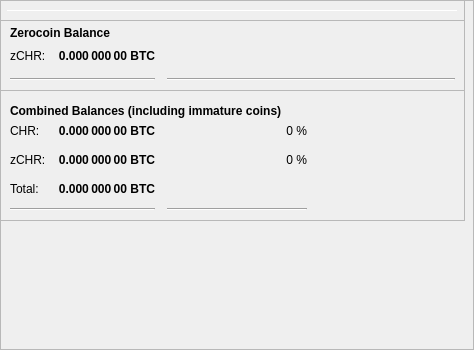
        <widget class="QFrame" name="frameObfuscation">
         <property name="minimumSize">
          <size>
           <width>0</width>
           <height>350</height>
          </size>
         </property>
         <property name="layoutDirection">
          <enum>Qt::LeftToRight</enum>
         </property>
         <property name="frameShape">
          <enum>QFrame::StyledPanel</enum>
         </property>
         <property name="frameShadow">
          <enum>QFrame::Raised</enum>
         </property>
         <widget class="QPushButton" name="runAutoDenom">
          <property name="geometry">
           <rect>
            <x>251</x>
            <y>17</y>
            <width>1</width>
            <height>1</height>
           </rect>
          </property>
          <property name="palette">
           <palette>
            <active>
             <colorrole role="WindowText">
              <brush brushstyle="SolidPattern">
               <color alpha="255">
                <red>0</red>
                <green>0</green>
                <blue>0</blue>
               </color>
              </brush>
             </colorrole>
             <colorrole role="Button">
              <brush brushstyle="SolidPattern">
               <color alpha="255">
                <red>239</red>
                <green>238</green>
                <blue>238</blue>
               </color>
              </brush>
             </colorrole>
             <colorrole role="Light">
              <brush brushstyle="SolidPattern">
               <color alpha="255">
                <red>255</red>
                <green>255</green>
                <blue>255</blue>
               </color>
              </brush>
             </colorrole>
             <colorrole role="Midlight">
              <brush brushstyle="SolidPattern">
               <color alpha="255">
                <red>247</red>
                <green>246</green>
                <blue>246</blue>
               </color>
              </brush>
             </colorrole>
             <colorrole role="Dark">
              <brush brushstyle="SolidPattern">
               <color alpha="255">
                <red>119</red>
                <green>119</green>
                <blue>119</blue>
               </color>
              </brush>
             </colorrole>
             <colorrole role="Mid">
              <brush brushstyle="SolidPattern">
               <color alpha="255">
                <red>159</red>
                <green>159</green>
                <blue>159</blue>
               </color>
              </brush>
             </colorrole>
             <colorrole role="Text">
              <brush brushstyle="SolidPattern">
               <color alpha="255">
                <red>0</red>
                <green>0</green>
                <blue>0</blue>
               </color>
              </brush>
             </colorrole>
             <colorrole role="BrightText">
              <brush brushstyle="SolidPattern">
               <color alpha="255">
                <red>255</red>
                <green>255</green>
                <blue>255</blue>
               </color>
              </brush>
             </colorrole>
             <colorrole role="ButtonText">
              <brush brushstyle="SolidPattern">
               <color alpha="255">
                <red>0</red>
                <green>0</green>
                <blue>0</blue>
               </color>
              </brush>
             </colorrole>
             <colorrole role="Base">
              <brush brushstyle="SolidPattern">
               <color alpha="255">
                <red>255</red>
                <green>255</green>
                <blue>255</blue>
               </color>
              </brush>
             </colorrole>
             <colorrole role="Window">
              <brush brushstyle="SolidPattern">
               <color alpha="255">
                <red>239</red>
                <green>238</green>
                <blue>238</blue>
               </color>
              </brush>
             </colorrole>
             <colorrole role="Shadow">
              <brush brushstyle="SolidPattern">
               <color alpha="255">
                <red>0</red>
                <green>0</green>
                <blue>0</blue>
               </color>
              </brush>
             </colorrole>
             <colorrole role="AlternateBase">
              <brush brushstyle="SolidPattern">
               <color alpha="255">
                <red>247</red>
                <green>246</green>
                <blue>246</blue>
               </color>
              </brush>
             </colorrole>
             <colorrole role="ToolTipBase">
              <brush brushstyle="SolidPattern">
               <color alpha="255">
                <red>255</red>
                <green>255</green>
                <blue>220</blue>
               </color>
              </brush>
             </colorrole>
             <colorrole role="ToolTipText">
              <brush brushstyle="SolidPattern">
               <color alpha="255">
                <red>0</red>
                <green>0</green>
                <blue>0</blue>
               </color>
              </brush>
             </colorrole>
            </active>
            <inactive>
             <colorrole role="WindowText">
              <brush brushstyle="SolidPattern">
               <color alpha="255">
                <red>0</red>
                <green>0</green>
                <blue>0</blue>
               </color>
              </brush>
             </colorrole>
             <colorrole role="Button">
              <brush brushstyle="SolidPattern">
               <color alpha="255">
                <red>239</red>
                <green>238</green>
                <blue>238</blue>
               </color>
              </brush>
             </colorrole>
             <colorrole role="Light">
              <brush brushstyle="SolidPattern">
               <color alpha="255">
                <red>255</red>
                <green>255</green>
                <blue>255</blue>
               </color>
              </brush>
             </colorrole>
             <colorrole role="Midlight">
              <brush brushstyle="SolidPattern">
               <color alpha="255">
                <red>247</red>
                <green>246</green>
                <blue>246</blue>
               </color>
              </brush>
             </colorrole>
             <colorrole role="Dark">
              <brush brushstyle="SolidPattern">
               <color alpha="255">
                <red>119</red>
                <green>119</green>
                <blue>119</blue>
               </color>
              </brush>
             </colorrole>
             <colorrole role="Mid">
              <brush brushstyle="SolidPattern">
               <color alpha="255">
                <red>159</red>
                <green>159</green>
                <blue>159</blue>
               </color>
              </brush>
             </colorrole>
             <colorrole role="Text">
              <brush brushstyle="SolidPattern">
               <color alpha="255">
                <red>0</red>
                <green>0</green>
                <blue>0</blue>
               </color>
              </brush>
             </colorrole>
             <colorrole role="BrightText">
              <brush brushstyle="SolidPattern">
               <color alpha="255">
                <red>255</red>
                <green>255</green>
                <blue>255</blue>
               </color>
              </brush>
             </colorrole>
             <colorrole role="ButtonText">
              <brush brushstyle="SolidPattern">
               <color alpha="255">
                <red>0</red>
                <green>0</green>
                <blue>0</blue>
               </color>
              </brush>
             </colorrole>
             <colorrole role="Base">
              <brush brushstyle="SolidPattern">
               <color alpha="255">
                <red>255</red>
                <green>255</green>
                <blue>255</blue>
               </color>
              </brush>
             </colorrole>
             <colorrole role="Window">
              <brush brushstyle="SolidPattern">
               <color alpha="255">
                <red>239</red>
                <green>238</green>
                <blue>238</blue>
               </color>
              </brush>
             </colorrole>
             <colorrole role="Shadow">
              <brush brushstyle="SolidPattern">
               <color alpha="255">
                <red>0</red>
                <green>0</green>
                <blue>0</blue>
               </color>
              </brush>
             </colorrole>
             <colorrole role="AlternateBase">
              <brush brushstyle="SolidPattern">
               <color alpha="255">
                <red>247</red>
                <green>246</green>
                <blue>246</blue>
               </color>
              </brush>
             </colorrole>
             <colorrole role="ToolTipBase">
              <brush brushstyle="SolidPattern">
               <color alpha="255">
                <red>255</red>
                <green>255</green>
                <blue>220</blue>
               </color>
              </brush>
             </colorrole>
             <colorrole role="ToolTipText">
              <brush brushstyle="SolidPattern">
               <color alpha="255">
                <red>0</red>
                <green>0</green>
                <blue>0</blue>
               </color>
              </brush>
             </colorrole>
            </inactive>
            <disabled>
             <colorrole role="WindowText">
              <brush brushstyle="SolidPattern">
               <color alpha="255">
                <red>119</red>
                <green>119</green>
                <blue>119</blue>
               </color>
              </brush>
             </colorrole>
             <colorrole role="Button">
              <brush brushstyle="SolidPattern">
               <color alpha="255">
                <red>239</red>
                <green>238</green>
                <blue>238</blue>
               </color>
              </brush>
             </colorrole>
             <colorrole role="Light">
              <brush brushstyle="SolidPattern">
               <color alpha="255">
                <red>255</red>
                <green>255</green>
                <blue>255</blue>
               </color>
              </brush>
             </colorrole>
             <colorrole role="Midlight">
              <brush brushstyle="SolidPattern">
               <color alpha="255">
                <red>247</red>
                <green>246</green>
                <blue>246</blue>
               </color>
              </brush>
             </colorrole>
             <colorrole role="Dark">
              <brush brushstyle="SolidPattern">
               <color alpha="255">
                <red>119</red>
                <green>119</green>
                <blue>119</blue>
               </color>
              </brush>
             </colorrole>
             <colorrole role="Mid">
              <brush brushstyle="SolidPattern">
               <color alpha="255">
                <red>159</red>
                <green>159</green>
                <blue>159</blue>
               </color>
              </brush>
             </colorrole>
             <colorrole role="Text">
              <brush brushstyle="SolidPattern">
               <color alpha="255">
                <red>119</red>
                <green>119</green>
                <blue>119</blue>
               </color>
              </brush>
             </colorrole>
             <colorrole role="BrightText">
              <brush brushstyle="SolidPattern">
               <color alpha="255">
                <red>255</red>
                <green>255</green>
                <blue>255</blue>
               </color>
              </brush>
             </colorrole>
             <colorrole role="ButtonText">
              <brush brushstyle="SolidPattern">
               <color alpha="255">
                <red>119</red>
                <green>119</green>
                <blue>119</blue>
               </color>
              </brush>
             </colorrole>
             <colorrole role="Base">
              <brush brushstyle="SolidPattern">
               <color alpha="255">
                <red>239</red>
                <green>238</green>
                <blue>238</blue>
               </color>
              </brush>
             </colorrole>
             <colorrole role="Window">
              <brush brushstyle="SolidPattern">
               <color alpha="255">
                <red>239</red>
                <green>238</green>
                <blue>238</blue>
               </color>
              </brush>
             </colorrole>
             <colorrole role="Shadow">
              <brush brushstyle="SolidPattern">
               <color alpha="255">
                <red>0</red>
                <green>0</green>
                <blue>0</blue>
               </color>
              </brush>
             </colorrole>
             <colorrole role="AlternateBase">
              <brush brushstyle="SolidPattern">
               <color alpha="255">
                <red>239</red>
                <green>238</green>
                <blue>238</blue>
               </color>
              </brush>
             </colorrole>
             <colorrole role="ToolTipBase">
              <brush brushstyle="SolidPattern">
               <color alpha="255">
                <red>255</red>
                <green>255</green>
                <blue>220</blue>
               </color>
              </brush>
             </colorrole>
             <colorrole role="ToolTipText">
              <brush brushstyle="SolidPattern">
               <color alpha="255">
                <red>0</red>
                <green>0</green>
                <blue>0</blue>
               </color>
              </brush>
             </colorrole>
            </disabled>
           </palette>
          </property>
          <property name="focusPolicy">
           <enum>Qt::NoFocus</enum>
          </property>
          <property name="autoFillBackground">
           <bool>true</bool>
          </property>
          <property name="text">
           <string/>
          </property>
          <property name="flat">
           <bool>true</bool>
          </property>
         </widget>
         <widget class="Line" name="line">
          <property name="geometry">
           <rect>
            <x>7</x>
            <y>10</y>
            <width>451</width>
            <height>1</height>
           </rect>
          </property>
          <property name="orientation">
           <enum>Qt::Horizontal</enum>
          </property>
         </widget>
         <widget class="QFrame" name="frame_3">
          <property name="geometry">
           <rect>
            <x>0</x>
            <y>20</y>
            <width>465</width>
            <height>201</height>
           </rect>
          </property>
          <property name="frameShape">
           <enum>QFrame::StyledPanel</enum>
          </property>
          <property name="frameShadow">
           <enum>QFrame::Raised</enum>
          </property>
          <layout class="QVBoxLayout" name="verticalLayout_5">
           <item>
            <spacer name="verticalSpacer_4">
             <property name="orientation">
              <enum>Qt::Vertical</enum>
             </property>
             <property name="sizeType">
              <enum>QSizePolicy::Expanding</enum>
             </property>
             <property name="sizeHint" stdset="0">
              <size>
               <width>20</width>
               <height>10</height>
              </size>
             </property>
            </spacer>
           </item>
           <item>
            <layout class="QHBoxLayout" name="horizontalLayout_5" stretch="0">
             <item>
              <widget class="QLabel" name="label_5z">
               <property name="maximumSize">
                <size>
                 <width>16777215</width>
                 <height>20</height>
                </size>
               </property>
               <property name="font">
                <font>
                 <weight>75</weight>
                 <bold>true</bold>
                </font>
               </property>
               <property name="text">
                <string>Combined Balances (including immature coins)</string>
               </property>
              </widget>
             </item>
            </layout>
           </item>
           <item>
            <layout class="QGridLayout" name="gridLayout_3">
             <property name="spacing">
              <number>12</number>
             </property>
             <item row="2" column="1">
              <widget class="QLabel" name="labelzBalancez">
               <property name="font">
                <font>
                 <weight>75</weight>
                 <bold>true</bold>
                </font>
               </property>
               <property name="cursor">
                <cursorShape>IBeamCursor</cursorShape>
               </property>
               <property name="toolTip">
                <string>Total of transactions that have yet to be confirmed, and do not yet count toward the spendable balance</string>
               </property>
               <property name="text">
                <string notr="true">0.000 000 00 BTC</string>
               </property>
               <property name="alignment">
                <set>Qt::AlignRight|Qt::AlignTrailing|Qt::AlignVCenter</set>
               </property>
               <property name="textInteractionFlags">
                <set>Qt::LinksAccessibleByMouse|Qt::TextSelectableByKeyboard|Qt::TextSelectableByMouse</set>
               </property>
              </widget>
             </item>
             <item row="4" column="0" colspan="2">
              <widget class="Line" name="lineSpendableBalance_3">
               <property name="orientation">
                <enum>Qt::Horizontal</enum>
               </property>
              </widget>
             </item>
             <item row="4" column="2">
              <widget class="Line" name="lineWatchBalance_3">
               <property name="sizePolicy">
                <sizepolicy hsizetype="Preferred" vsizetype="Fixed">
                 <horstretch>0</horstretch>
                 <verstretch>0</verstretch>
                </sizepolicy>
               </property>
               <property name="minimumSize">
                <size>
                 <width>140</width>
                 <height>0</height>
                </size>
               </property>
               <property name="orientation">
                <enum>Qt::Horizontal</enum>
               </property>
              </widget>
             </item>
             <item row="3" column="1">
              <widget class="QLabel" name="labelTotalz">
               <property name="font">
                <font>
                 <weight>75</weight>
                 <bold>true</bold>
                </font>
               </property>
               <property name="cursor">
                <cursorShape>IBeamCursor</cursorShape>
               </property>
               <property name="toolTip">
                <string>Staked or masternode rewards that has not yet matured</string>
               </property>
               <property name="text">
                <string notr="true">0.000 000 00 BTC</string>
               </property>
               <property name="alignment">
                <set>Qt::AlignRight|Qt::AlignTrailing|Qt::AlignVCenter</set>
               </property>
               <property name="textInteractionFlags">
                <set>Qt::LinksAccessibleByMouse|Qt::TextSelectableByKeyboard|Qt::TextSelectableByMouse</set>
               </property>
              </widget>
             </item>
             <item row="2" column="3">
              <spacer name="horizontalSpacer_6">
               <property name="orientation">
                <enum>Qt::Horizontal</enum>
               </property>
               <property name="sizeHint" stdset="0">
                <size>
                 <width>40</width>
                 <height>20</height>
                </size>
               </property>
              </spacer>
             </item>
             <item row="3" column="0">
              <widget class="QLabel" name="labelTotalTextz">
               <property name="text">
                <string>Total:</string>
               </property>
              </widget>
             </item>
             <item row="1" column="0">
              <widget class="QLabel" name="labelBalanceTextz">
               <property name="text">
                <string>CHR:</string>
               </property>
              </widget>
             </item>
             <item row="1" column="1">
              <widget class="QLabel" name="labelBalancez">
               <property name="font">
                <font>
                 <weight>75</weight>
                 <bold>true</bold>
                </font>
               </property>
               <property name="cursor">
                <cursorShape>IBeamCursor</cursorShape>
               </property>
               <property name="toolTip">
                <string>Your current spendable balance</string>
               </property>
               <property name="text">
                <string notr="true">0.000 000 00 BTC</string>
               </property>
               <property name="alignment">
                <set>Qt::AlignRight|Qt::AlignTrailing|Qt::AlignVCenter</set>
               </property>
               <property name="textInteractionFlags">
                <set>Qt::LinksAccessibleByMouse|Qt::TextSelectableByKeyboard|Qt::TextSelectableByMouse</set>
               </property>
              </widget>
             </item>
             <item row="2" column="0">
              <widget class="QLabel" name="labelzBalanceTextz">
               <property name="text">
                <string>zCHR:</string>
               </property>
              </widget>
             </item>
             <item row="1" column="2">
              <widget class="QLabel" name="labelPIVPercent">
               <property name="text">
                <string>0 %</string>
               </property>
               <property name="alignment">
                <set>Qt::AlignRight|Qt::AlignTrailing|Qt::AlignVCenter</set>
               </property>
              </widget>
             </item>
             <item row="2" column="2">
              <widget class="QLabel" name="labelzPIVPercent">
               <property name="text">
                <string>0 %</string>
               </property>
               <property name="alignment">
                <set>Qt::AlignRight|Qt::AlignTrailing|Qt::AlignVCenter</set>
               </property>
              </widget>
             </item>
             <item row="3" column="2">
              <widget class="QLabel" name="label100Percent">
               <property name="text">
                <string/>
               </property>
               <property name="alignment">
                <set>Qt::AlignRight|Qt::AlignTrailing|Qt::AlignVCenter</set>
               </property>
              </widget>
             </item>
            </layout>
           </item>
          </layout>
         </widget>
         <widget class="QFrame" name="frame_4">
          <property name="geometry">
           <rect>
            <x>0</x>
            <y>-110</y>
            <width>465</width>
            <height>201</height>
           </rect>
          </property>
          <property name="frameShape">
           <enum>QFrame::StyledPanel</enum>
          </property>
          <property name="frameShadow">
           <enum>QFrame::Raised</enum>
          </property>
          <layout class="QVBoxLayout" name="verticalLayout_7">
           <item>
            <spacer name="verticalSpacer_6">
             <property name="orientation">
              <enum>Qt::Vertical</enum>
             </property>
             <property name="sizeType">
              <enum>QSizePolicy::Expanding</enum>
             </property>
             <property name="sizeHint" stdset="0">
              <size>
               <width>20</width>
               <height>10</height>
              </size>
             </property>
            </spacer>
           </item>
           <item>
            <layout class="QHBoxLayout" name="horizontalLayout_8" stretch="0">
             <item>
              <widget class="QLabel" name="label_5z_3">
               <property name="maximumSize">
                <size>
                 <width>16777215</width>
                 <height>20</height>
                </size>
               </property>
               <property name="font">
                <font>
                 <weight>75</weight>
                 <bold>true</bold>
                </font>
               </property>
               <property name="text">
                <string>Zerocoin Balance</string>
               </property>
              </widget>
             </item>
            </layout>
           </item>
           <item>
            <layout class="QGridLayout" name="gridLayout_5">
             <property name="spacing">
              <number>12</number>
             </property>
             <item row="1" column="1">
              <widget class="QLabel" name="labelzBalance">
               <property name="font">
                <font>
                 <weight>75</weight>
                 <bold>true</bold>
                </font>
               </property>
               <property name="cursor">
                <cursorShape>IBeamCursor</cursorShape>
               </property>
               <property name="toolTip">
                <string>Your current spendable balance</string>
               </property>
               <property name="text">
                <string notr="true">0.000 000 00 BTC</string>
               </property>
               <property name="alignment">
                <set>Qt::AlignRight|Qt::AlignTrailing|Qt::AlignVCenter</set>
               </property>
               <property name="textInteractionFlags">
                <set>Qt::LinksAccessibleByMouse|Qt::TextSelectableByKeyboard|Qt::TextSelectableByMouse</set>
               </property>
              </widget>
             </item>
             <item row="3" column="0" colspan="2">
              <widget class="Line" name="lineSpendableBalance_5">
               <property name="orientation">
                <enum>Qt::Horizontal</enum>
               </property>
              </widget>
             </item>
             <item row="3" column="2">
              <widget class="Line" name="lineWatchBalance_5">
               <property name="sizePolicy">
                <sizepolicy hsizetype="Preferred" vsizetype="Fixed">
                 <horstretch>0</horstretch>
                 <verstretch>0</verstretch>
                </sizepolicy>
               </property>
               <property name="minimumSize">
                <size>
                 <width>140</width>
                 <height>0</height>
                </size>
               </property>
               <property name="orientation">
                <enum>Qt::Horizontal</enum>
               </property>
              </widget>
             </item>
             <item row="1" column="0">
              <widget class="QLabel" name="labelzBalanceText">
               <property name="text">
                <string>zCHR:</string>
               </property>
              </widget>
             </item>
             <item row="1" column="2">
              <spacer name="horizontalSpacer_8">
               <property name="orientation">
                <enum>Qt::Horizontal</enum>
               </property>
               <property name="sizeHint" stdset="0">
                <size>
                 <width>40</width>
                 <height>20</height>
                </size>
               </property>
              </spacer>
             </item>
            </layout>
           </item>
          </layout>
         </widget>
        </widget>
